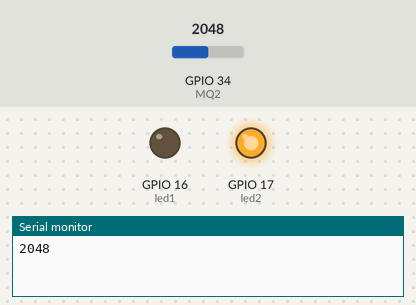
A sketch run on a simulated ESP32. Shown: output pins drawn as LEDs (lit = HIGH), the last lines printed to the serial monitor. The test bench sets the inputs (shaded band); at power-on: GPIO 34 (MQ2) = 2048. WiFi joins after 1.5 s; servers stay silent unless stated.

Above: at 3.0 s.
3.1 s: GPIO 34 (MQ2) set to 640
5.0 s: GPIO 34 (MQ2) set to 574
At 6.7 s:
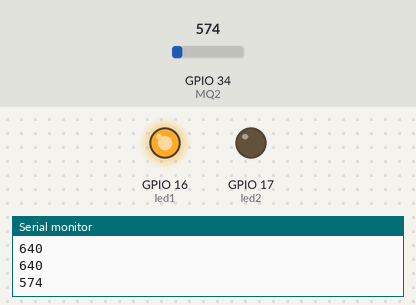
7.3 s: GPIO 34 (MQ2) set to 1228
At 8.2 s:
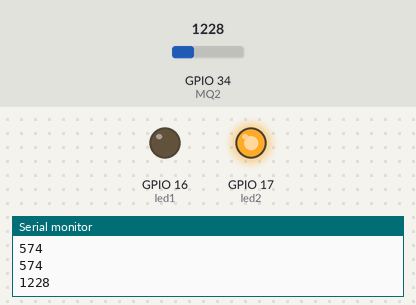
9.3 s: GPIO 34 (MQ2) set to 560
At 10.9 s:
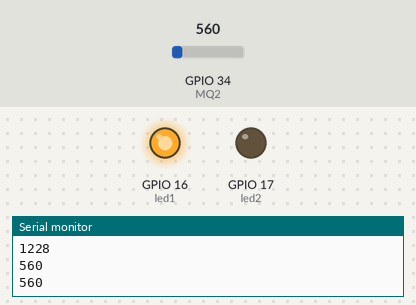
Timing chart, 0 to 12.3 s (numbered marks = the images above; inputs shaded):
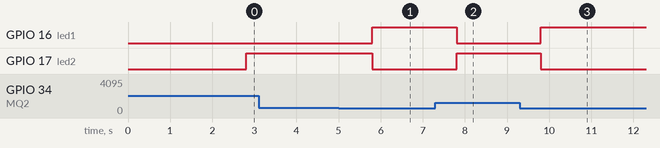

Measured:
- the behaviour switches between 601 and 600 on GPIO 34 (MQ2) (found by bisection; images 0 and 1)
- after the input at 5.0 s, GPIO 16 (led1): LOW → HIGH after 0.80 s; GPIO 17 (led2): HIGH → LOW after 0.80 s
- after the input at 7.3 s, GPIO 16 (led1): HIGH → LOW after 0.50 s; GPIO 17 (led2): LOW → HIGH after 0.50 s
- after the input at 9.3 s, GPIO 16 (led1): LOW → HIGH after 0.50 s; GPIO 17 (led2): HIGH → LOW after 0.50 s

The sketch:

code.ino
```cpp
//This is the sample code used for this tutorial. Try it!

#define BLYNK_PRINT Serial
#include <WiFi.h>
#include <WiFiClient.h>
#include <BlynkSimpleEsp32.h>
#define BLYNK_TEMPLATE_ID "TMPL3SptnT01o"
#define BLYNK_TEMPLATE_NAME "MQ2"
#define BLYNK_AUTH_TOKEN "G31ZNKozISwsZUT68anlohB_nGu00KeC"
BlynkTimer timer;

// You should get Auth Token in the Blynk App.
// Go to the Project Settings (nut icon).
char auth[] = "BLYNK_AUTH_TOKEN";

// Your WiFi credentials.
// Set password to "" for open networks.
char ssid[] = "Tomy";
char pass[] = "chenzheyuan";

#define MQ2 34
#define led1 16
#define led2 17
int sensorValue = 0;
boolean state = false;

void setup()
{
  // Debug console
  Serial.begin(115200);
  Blynk.begin(auth, ssid, pass);
  pinMode(MQ2, INPUT);
  pinMode(led1, OUTPUT);
  pinMode(led2, OUTPUT);
  timer.setInterval(1000L, sendUptime);
}

void sendUptime()
{

  sensorValue = analogRead(MQ2);
  Blynk.virtualWrite(V1, sensorValue);
  Serial.println(sensorValue);

  if (sensorValue > 600)
  {
    Blynk.notify("Gas Detected!");
    digitalWrite(led1, LOW);
    digitalWrite(led2, HIGH);
  }

  else
  {
    digitalWrite(led1, HIGH);
    digitalWrite(led2, LOW);
  }
}

void loop()
{
  Blynk.run();
  timer.run();
}
```
